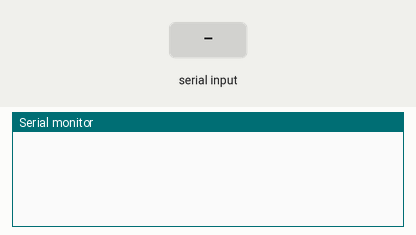
Recording of a sketch running on a simulated Arduino Uno, built with avr-gcc and run on an emulated ATmega328P. Parts: the last lines printed to the serial monitor. The test bench sets the inputs (shaded band).

Above: at 1.2 s.
1.3 s: "1\n" received over Serial
At 1.9 s:
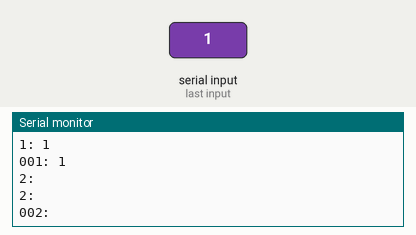
2.8 s: "0\n" received over Serial
At 4.0 s:
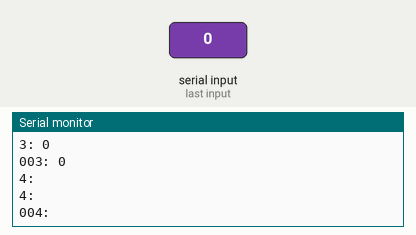
4.3 s: "2\n" received over Serial
At 5.4 s:
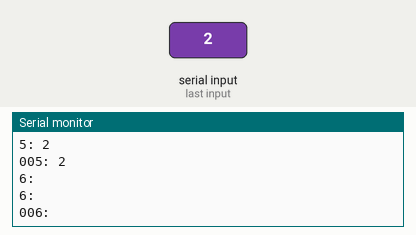
Timing chart, 0 to 7.3 s (numbered marks = the images above; inputs shaded):
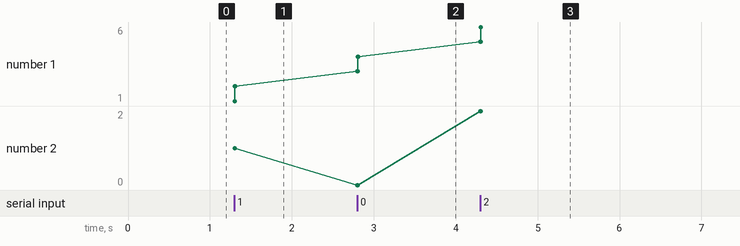

The sketch:

AD122.ino
```cpp
int ByteRx0, count;
char data_buffer[20];

void setup() {

    Serial.begin(38400);
    count = 0;

}

void loop() {

    ByteRx0 = 0;
    if (Serial.available()) {
        ByteRx0 = Serial.read();
        count++;
        Serial.print(count);
        Serial.print(": ");
        Serial.write(ByteRx0);
        Serial.print("\n");

        sprintf(data_buffer, "%d: %c", count, ByteRx0);
        Serial.println(data_buffer);
        sprintf(data_buffer, "%03d: %c", count, ByteRx0);
        Serial.println(data_buffer);
    }

}
```

Measured:
- after the input at 1.3 s, the serial monitor: prints a new line at once (image 1)
- after the input at 2.8 s, the serial monitor: prints a new line at once (image 2)
- after the input at 4.3 s, the serial monitor: prints a new line at once (image 3)
- plotted number 1: 2 → 4 after the input at 2.8 s, 4 → 6 after the input at 4.3 s
- plotted number 2: 1 → 0 after the input at 2.8 s
